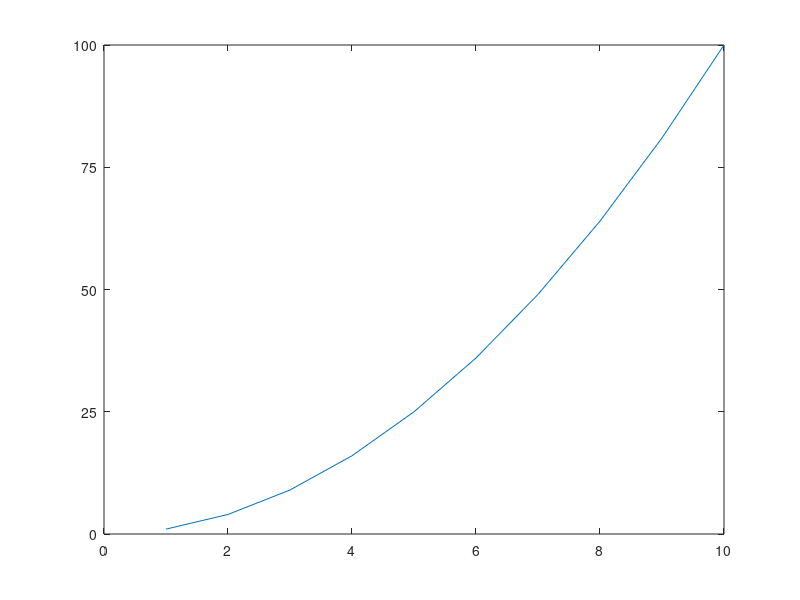

Source code (MATLAB): (Note: this script raises an error after producing the figure.)
%=============================================================================
% Copyright (c) 2026-present Allan CORNET (Nelson)
%=============================================================================
% This file is part of Nelson.
%=============================================================================
% LICENCE_BLOCK_BEGIN
% SPDX-License-Identifier: LGPL-3.0-or-later
% LICENCE_BLOCK_END
%=============================================================================
% <--ADV-CLI MODE-->
%=============================================================================
close all
%=============================================================================
f = figure('Visible', 'off');
plot(1:10, (1:10) .^ 2);
yticks([0 25 50 75 100]);
ax = gca();
assert_isequal(ax.YTick, [0 25 50 75 100]);
assert_isequal(ax.YTickMode, 'manual');
assert_isequal(yticks(), [0 25 50 75 100]);
assert_isequal(yticks('mode'), 'manual');
yticks('auto');
assert_isequal(ax.YTickMode, 'auto');
yticks('manual');
assert_isequal(ax.YTickMode, 'manual');
yticks(ax, [0 50 100]);
assert_isequal(ax.YTick, [0 50 100]);
close(f);
%=============================================================================
close all
%=============================================================================
